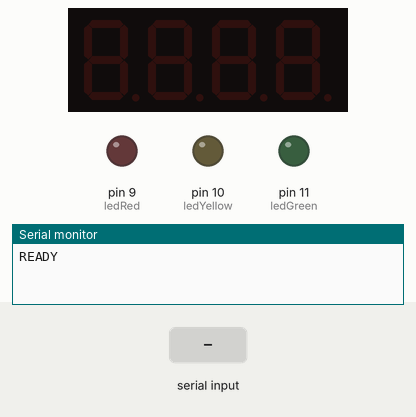
Recording of a sketch running on a simulated Arduino Uno, built with avr-gcc and run on an emulated ATmega328P. On the bench: 4-digit seven-segment display, output pins drawn as LEDs (lit = HIGH), the last lines printed to the serial monitor. Wiring (inferred from the names in the program): 4-digit 7-segment display, segments lit when LOW: segments pin 4, pin 8, pin 2, pin 3, pin 6, pin 5, pin 7; digit selects A0, A1, A2, A3. Inputs (shaded band) come from the test bench. The segment pins are drawn as the display they are named for; pins used as bus, display or sensor lines are not drawn.

Above: at 1.2 s.
1.3 s: "R,45\n" received over Serial
At 2.1 s:
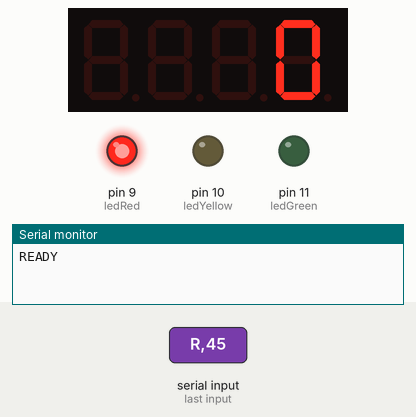
4.3 s: "G90\n" received over Serial
At 4.6 s:
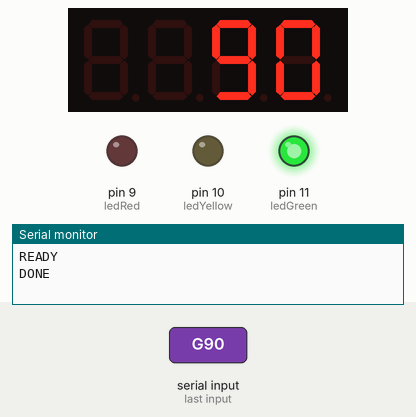
Timing chart, 0 to 7.3 s (numbered marks = the images above; inputs shaded):
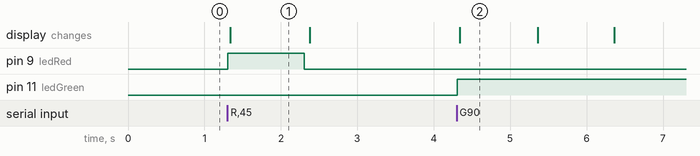

Measured:
- after the input at 1.3 s, pin 9 (ledRed): LOW → HIGH at once, → LOW 1.0 s later; the display: changes at once (image 1)
- after the input at 4.3 s, pin 11 (ledGreen): LOW → HIGH at once; the display: changes at once (image 2)
- what the display in image 1 shows lasts 1.1 s, from 1.3 s to 2.4 s

The sketch:

final_prototype.ino
```cpp
const int segA = 4;
const int segB = 8;
const int segC = 2;
const int segD = 3;
const int segE = 6;
const int segF = 5;
const int segG = 7;

// NEW: digit-select pins for a 4-digit display (one per digit, left to right)
// Adjust these to whatever pins you wired the digit commons to.
const int digit1 = A0; // leftmost  (thousands)
const int digit2 = A1; //           (hundreds)
const int digit3 = A2; //           (tens)
const int digit4 = A3; // rightmost (units)
const int digitPins[4] = {digit1, digit2, digit3, digit4};

const int ledGreen  = 11;
const int ledYellow = 10;
const int ledRed    = 9;

const int YELLOW_TIME = 3; // fixed, always follows green

const int segPins[7] = {segA, segB, segC, segD, segE, segF, segG};

// 1 = segment SHOULD BE ON (logical, inverted below for common anode)
const bool digits[10][7] = {
  {1,1,1,1,1,1,0}, // 0
  {0,1,1,0,0,0,0}, // 1
  {1,1,0,1,1,0,1}, // 2
  {1,1,1,1,0,0,1}, // 3
  {0,1,1,0,0,1,1}, // 4
  {1,0,1,1,0,1,1}, // 5
  {1,0,1,1,1,1,1}, // 6
  {1,1,1,0,0,0,0}, // 7
  {1,1,1,1,1,1,1}, // 8
  {1,1,1,1,0,1,1}  // 9
};

void setup() {
  for (int i = 0; i < 7; i++) pinMode(segPins[i], OUTPUT);
  for (int i = 0; i < 4; i++) pinMode(digitPins[i], OUTPUT);

  pinMode(ledGreen, OUTPUT);
  pinMode(ledYellow, OUTPUT);
  pinMode(ledRed, OUTPUT);

  disableAllDigits();
  allOff();
  Serial.begin(9600);
  Serial.println("READY");
}

// Turn off every digit's common pin.
// NOTE: assumes digit pin HIGH = that digit enabled (common anode via
// transistor driven active-high). If your digits are inverted, swap
// HIGH/LOW here.
void disableAllDigits() {
  for (int i = 0; i < 4; i++) digitalWrite(digitPins[i], LOW);
}

// Write segment pattern for a single digit value (0-9), or blank if value < 0.
void setSegments(int value) {
  if (value < 0 || value > 9) {
    for (int i = 0; i < 7; i++) digitalWrite(segPins[i], HIGH); // all off (common anode)
    return;
  }
  for (int i = 0; i < 7; i++) {
    digitalWrite(segPins[i], digits[value][i] ? LOW : HIGH); // common anode
  }
}

// Light ONE digit position briefly (call rapidly in a loop to multiplex).
void showDigitAt(int position, int value) {
  disableAllDigits();
  setSegments(value);
  digitalWrite(digitPins[position], HIGH); // enable this digit
  delayMicroseconds(1500);                 // brief on-time, then move to next digit
}

// Splits num into up to 4 digits (thousands/hundreds/tens/units),
// blanking unused leading digits (no leading zeros), and multiplexes
// the whole display for approximately duration_ms milliseconds.
void showNumberFor(int num, unsigned long duration_ms) {
  if (num < 0) num = 0;
  if (num > 9999) num = 9999;

  int d[4];
  d[0] = num / 1000;
  d[1] = (num / 100) % 10;
  d[2] = (num / 10) % 10;
  d[3] = num % 10;

  // Blank leading zero digits (but keep at least the units digit).
  bool leading = true;
  for (int i = 0; i < 3; i++) {
    if (leading && d[i] == 0) {
      d[i] = -1; // blank
    } else {
      leading = false;
    }
  }

  unsigned long start = millis();
  while (millis() - start < duration_ms) {
    for (int i = 0; i < 4; i++) {
      showDigitAt(i, d[i]);
    }
  }
  disableAllDigits();
}

void allOff() {
  digitalWrite(ledGreen, LOW);
  digitalWrite(ledYellow, LOW);
  digitalWrite(ledRed, LOW);
}

void countdown(int seconds) {
  for (int i = seconds; i >= 0; i--) {
    showNumberFor(i, 1000); // multiplex the full 4-digit number for ~1 second
  }
}

void runGreen(int seconds) {
  allOff();
  digitalWrite(ledGreen, HIGH);
  countdown(seconds);

  allOff();
  digitalWrite(ledYellow, HIGH);
  countdown(YELLOW_TIME);

  allOff();
  Serial.println("DONE");
}

void runRed(int seconds) {
  allOff();
  digitalWrite(ledRed, HIGH);
  countdown(seconds);

  allOff();
  Serial.println("DONE");
}

void loop() {
  if (Serial.available() > 0) {
    String line = Serial.readStringUntil('\n');
    line.trim();

    if (line.startsWith("G")) {
      int seconds = line.substring(1).toInt();
      runGreen(seconds);
    }
    else if (line.startsWith("R")) {
      int seconds = line.substring(1).toInt();
      runRed(seconds);
    }
  }
}
```
